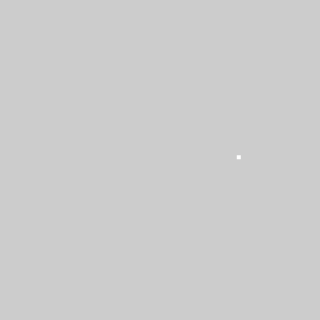
Frame 1 (no input)
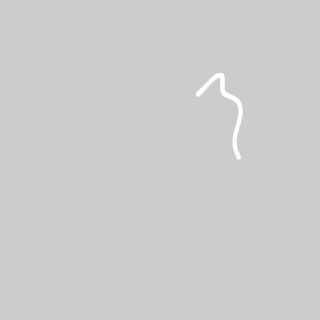
Frame 60 (the mouse pressed at the canvas centre just before this capture)
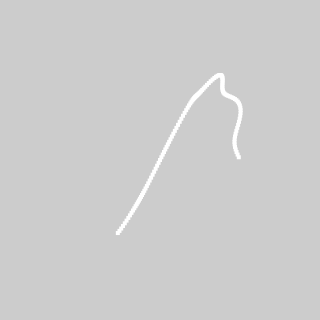
Frame 120 (the mouse held since frame 60 and released just before this capture)

The Processing sketch that drew these frames (run headless with seeded random() and noise(); from frame 60 on, the mouse is pressed at the canvas centre):

// Processing sketch: DRAW PASTA
// ── DRAW PASTA.pde
PFont f;
// The radius of a circle
float r = 100;
// The width and height of the boxes
float w = 4;
float h = 4;

void setup() {
  size(320, 320);
}
float theta;float rayon=20;int er;
void draw() {
//  background(255);
  
  // Start in the center and draw the circle
  translate(width / 2, height / 2);



 // float arclength = 0;
//arclength += w/2;
//  float theta = arclength / r;     
// theta+=radians(1); 
// like  x
 er++;
 theta-=radians(2); 

//like y ;
 rayon=80+5*sin(theta*7);
    // Polar to cartesian coordinate conversion

    // Rotate the box
   
noStroke();
    rectMode(CENTER);
    rect(rayon*cos(theta/2), rayon*sin(theta),w,h);  
  
}
